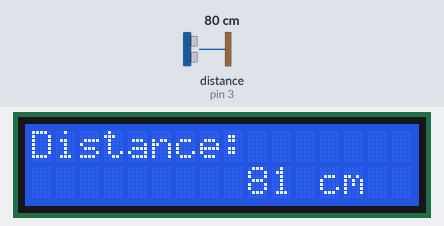
A sketch run on a simulated Arduino Uno, built with avr-gcc and run on an emulated ATmega328P. On the bench: 16×2 character LCD. The test bench sets the inputs (shaded band); at power-on: distance to the obstacle (sensor on pin 3) 80 cm. The echo pulse lasts 58.3 µs per cm.

Above: at 1.2 s.
1.3 s: distance to the obstacle (sensor on pin 3) set to 2 cm
At 2.0 s:
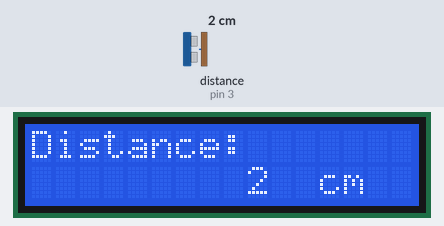
2.8 s: distance to the obstacle (sensor on pin 3) set to 4 cm
At 4.0 s:
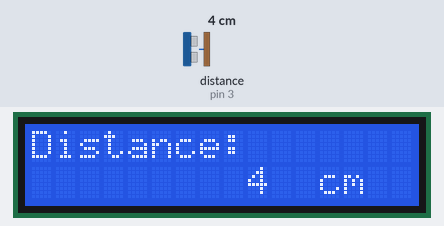
4.3 s: distance to the obstacle (sensor on pin 3) set to 9 cm
At 5.6 s:
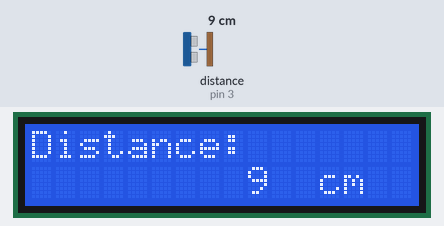
Timing chart, 0 to 7.3 s (numbered marks = the images above; inputs shaded):
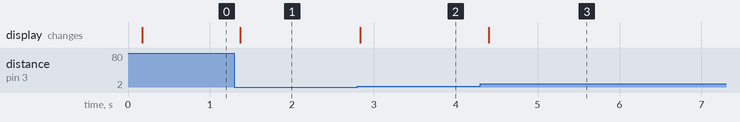

The sketch:

Lesson_15_Ultrasonic.ino
```cpp
/************************************************
 * name:Ultrasonic
 * function: if you use a piece of paper to approach or keep it far away from the sensor.
 * You will see the value displayed on the LCD changes,
 * which indicates the distance between the paper and the ultrasonic sensor.
 *****************************************/
//Email: support@sunfounder.com
//Website: www.sunfounder.com

/**********************************/
#include <LiquidCrystal.h>
#include <NewPing.h>

LiquidCrystal lcd(4, 6, 10, 11, 12, 13);//lcd(RS,E,D4,D5,D6,D7)

#define TRIGGER_PIN  2  //  trig pin on the ultrasonic sensor attach to pin2 .
#define ECHO_PIN     3  //  echo pin on the ultrasonic sensor attach to pin3.
#define MAX_DISTANCE 400 // Maximum distance we want to ping for (in centimeters). Maximum sensor distance is rated at 400-500cm.

NewPing sonar(TRIGGER_PIN, ECHO_PIN, MAX_DISTANCE); // NewPing setup of pins and maximum distance.

void setup()
{
  lcd.begin(16, 2); //// set the position of the characters on the LCD as Line 2, Column 16
}

void loop()
{
  delay(100);                      // Wait 100ms between pings (about 20 pings/sec). 29ms should be the shortest delay between pings.
  unsigned int uS = sonar.ping(); // Send ping, get ping time in microseconds (uS).
  int distance = uS / US_ROUNDTRIP_CM;
  lcd.setCursor(0, 0);//Place the cursor at Line 1, Column 1. From here the characters are to be displayed
  lcd.print("Distance:");////Print Distance: on the LCD
  lcd.setCursor(0, 1);//Set the cursor at Line 1, Column 0
  lcd.print("             ");//Here is to leave some spaces after the characters so as to clear the previous characters that may still remain.
  lcd.setCursor(9, 1);//Set the cursor at Line 1, Column 9.
  lcd.print(distance);// print on the LCD the value of the distance converted from the time between ping sending and receiving.
  lcd.setCursor(12, 1);//Set the cursor at Line 1, Column 12.
  lcd.print("cm");//print the unit "cm"
}
```

Measured:
- after the input at 1.3 s, the display: changes after 0.07 s (image 1)
- after the input at 2.8 s, the display: changes at once (image 2)
- after the input at 4.3 s, the display: changes after 0.11 s (image 3)
